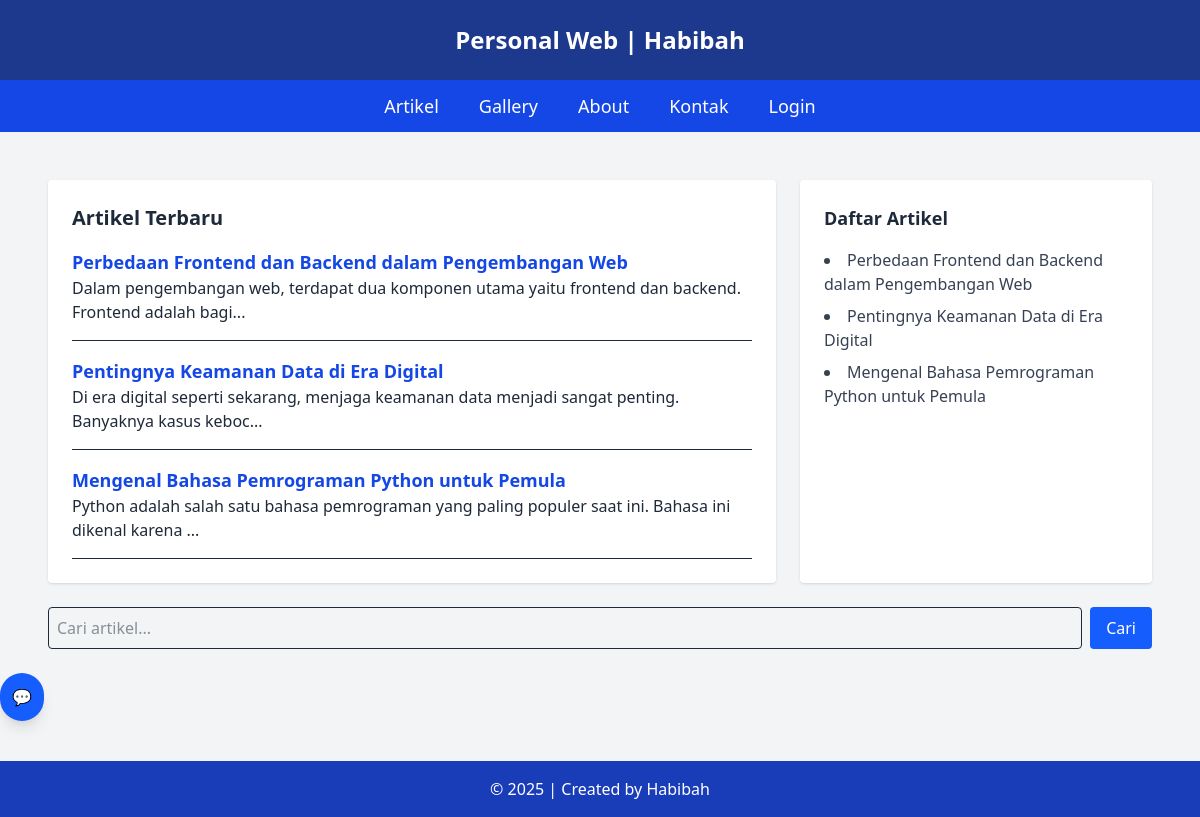
The page / on the database its author committed.
### tables this page shows
CREATE TABLE `tbl_artikel` (
  `id_artikel` int(5) NOT NULL,
  `nama_artikel` text NOT NULL,
  `isi_artikel` text NOT NULL,
  `kategori` varchar(100) NOT NULL
);

### index.php (the view, shortened to what this page needs)
<?php
include "koneksi.php";
$ip = $_SERVER['REMOTE_ADDR'];
$tanggal = date('Y-m-d');
$cek = mysqli_query($db, "SELECT * FROM tbl_pengunjung WHERE ip_address='$ip' AND tanggal='$tanggal'");
if (mysqli_num_rows($cek) == 0) {
    mysqli_query($db, "INSERT INTO tbl_pengunjung (ip_address, tanggal) VALUES ('$ip', '$tanggal')");
}
$keyword = isset($_GET['cari']) ? trim($_GET['cari']) : '';
?>
<!DOCTYPE html>
<html lang="id">
<head>
    <link rel="stylesheet" href="./src/output.css">
</head>
<body class="bg-gray-100 text-gray-800 font-sans">
    <header class="bg-blue-900 text-white text-center p-6 text-2xl font-bold">
        Personal Web | Habibah
    </header>
    <nav class="bg-blue-700 text-white py-3">
        <ul class="flex justify-center space-x-10 font-medium text-lg">
            <li><a href="index.php" class="hover:underline">Artikel</a></li>
            <li><a href="gallery.php" class="hover:underline">Gallery</a></li>
            <li><a href="about.php" class="hover:underline">About</a></li>
            <li><a href="kontak.php" class="hover:underline">Kontak</a></li>
            <?php
            if (isset($_SESSION['username'])) {
                echo '<li class="hover:underline">👤 ' . htmlspecialchars($_SESSION['username']) . '</li>';
                echo '<li><a href="admin/logout.php" class="hover:underline text-red-300">Logout</a></li>';
            } else {
                echo '<li><a href="admin/login.php" class="hover:underline">Login</a></li>';
            }
            ?>
        </ul>
    </nav>
    <main class="max-w-6xl mx-auto p-6 grid grid-cols-1 md:grid-cols-3 gap-6 mt-6">
        <section class="md:col-span-2 bg-white p-6 rounded shadow">
            <h2 class="text-xl font-bold mb-4">Artikel Terbaru</h2>
            <div class="space-y-4">
                <?php
                $where = $keyword ? "WHERE nama_artikel LIKE '%$keyword%' OR isi_artikel LIKE '%$keyword%'" : '';
                $sql = "SELECT * FROM tbl_artikel $where ORDER BY id_artikel DESC";
                $query = mysqli_query($db, $sql);
                if (mysqli_num_rows($query) > 0) {
                    while ($data = mysqli_fetch_array($query)) {
                        echo "<div class='border-b pb-4'>";
                        echo "<h3 class='text-lg font-semibold text-blue-700'>
                        <a href='admin/detail_artikel.php?id=" . $data['id_artikel'] . "' class='hover:underline'>" .
                            htmlspecialchars($data['nama_artikel']) . "</a>
                      </h3>";
                        echo "<p>" . substr(strip_tags($data['isi_artikel']), 0, 100) . "...</p>";
                        echo "</div>";
                    }
                } else {
                    echo "<p class='text-gray-500 italic'>Artikel tidak ditemukan.</p>";
                }
                ?>
            </div>
        </section>
        <aside class="bg-white p-6 rounded shadow">
            <h2 class="text-lg font-bold mb-4">Daftar Artikel</h2>
            <ul class="space-y-2 list-disc list-inside text-gray-700">
                <?php
                $sql = "SELECT * FROM tbl_artikel ORDER BY id_artikel DESC";
                $query = mysqli_query($db, $sql);
                while ($data = mysqli_fetch_array($query)) {
                    echo "<li>" . htmlspecialchars($data['nama_artikel']) . "</li>";
                }
                ?>
            </ul>
        </aside>
        <div class="md:col-span-3">
            <form method="GET" class="flex gap-2 mt-4">
                <input type="text" name="cari" placeholder="Cari artikel..." value="<?= htmlspecialchars($keyword) ?>"
                    class="w-full p-2 border rounded" />
                <button type="submit" class="bg-blue-600 text-white px-4 rounded hover:bg-blue-700">Cari</button>
            </form>
        </div>
    </main>
    <div class="fixed bottom-6 right-6 z-50">
        <button onclick="openChatbotModal()" class="fixed bottom-6 right-6 bg-blue-600 text-white p-3 rounded-full shadow-lg hover:bg-blue-700 z-50">
            💬
        </button>
    </div>
    <footer class="bg-blue-800 text-white text-center py-4 mt-10">
        &copy; <?= date('Y'); ?> | Created by Habibah
    </footer>
</body>
</html>

### rows shown on the page
tbl_artikel: nama_artikel "Perbedaan Frontend dan Backend dalam Pengembangan Web", isi_artikel "Dalam pengembangan web, terdapat dua komponen utama yaitu frontend dan backend. Frontend adalah bagi"
tbl_artikel: nama_artikel "Pentingnya Keamanan Data di Era Digital", isi_artikel "Di era digital seperti sekarang, menjaga keamanan data menjadi sangat penting. Banyaknya kasus keboc"
tbl_artikel: nama_artikel "Mengenal Bahasa Pemrograman Python untuk Pemula", isi_artikel "Python adalah salah satu bahasa pemrograman yang paling populer saat ini. Bahasa ini dikenal karena"
